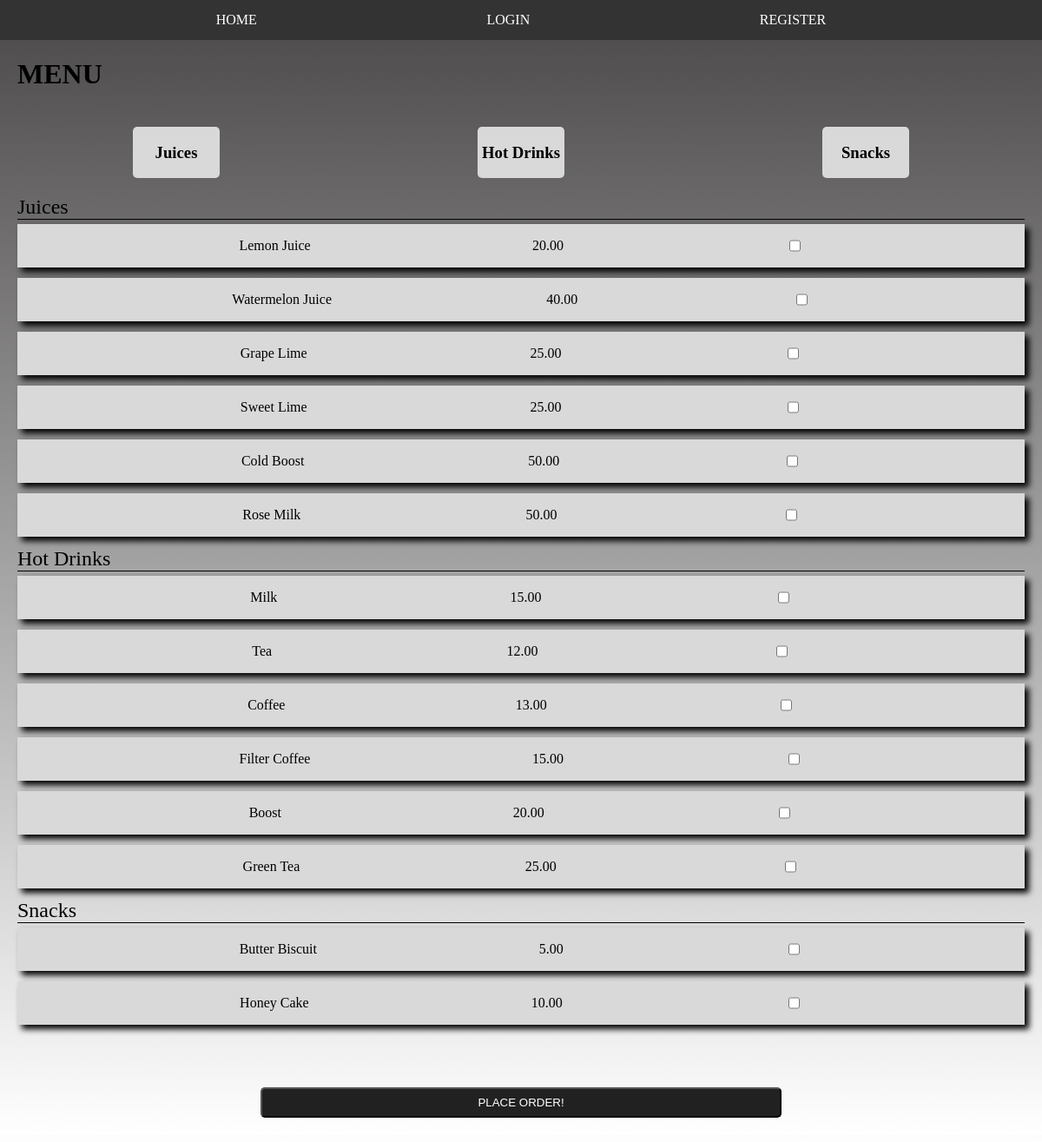
/order, run on the app's committed database.
### rishabs/models.py (models this page shows, shortened)
class MenuItem(models.Model):
    name = models.CharField(max_length=100)
    description = models.TextField()
    image = models.ImageField(upload_to='menu_images/')
    price = models.DecimalField(max_digits=5, decimal_places=2)
    category = models.ManyToManyField('Category', related_name='item')

### rishabs/views.py (the view)
# urls.py: path('order',views.order,name="order"),
def order(request):
    if request.method == "POST":
        order_items = {
            'items': []
        }
        items = request.POST.getlist('items[]')
        for item in items:
            menu_item = get_object_or_None(MenuItem, id=int(item))
            item_data = {
                'id': menu_item.pk,
                'name': menu_item.name,
                'price': menu_item.price
            }
            order_items['items'].append(item_data)
            price = 0
            item_ids = []
        for item in order_items['items']:
            price += item['price']
            item_ids.append(item['id'])
        order = OrderModel.objects.create(price=price)
        order.items.add(*item_ids)
        context = {
            'items': order_items['items'],
            'price': price
        }
        template = render_to_string('rishabs/email_template.html')
        email = EmailMessage(
            'Thanks for purchasing at Rishabs!',
            template,
            settings.EMAIL_HOST_USER,
            [request.user.email],
        )
        email.fail_silently=False
        email.send()
        return render(request, 'rishabs/order_confirmation.html', context)
    else:
        juice = MenuItem.objects.filter(category__name__contains='juice')
        hot_drinks = MenuItem.objects.filter(category__name__contains='hot_drinks')
        snacks = MenuItem.objects.filter(category__name__contains='snacks')
        context = {
            'juice': juice,
            'hot_drinks': hot_drinks,
            'snacks': snacks,
        }
        return render(request, 'rishabs/order.html', context)

### rishabs/templates/rishabs/order.html (shortened to what this page needs)
{% extends 'rishabs/layout2.html' %}
{% block content %}
<div>
        <form action="{% url 'order' %}" method="POST">
            <div class="main-body">
                <div class="header">
                    <div class="menu">
                        <h1>MENU</h1>
                    </div>
                    <div class="name">
                    </div>
                </div>
                <div class="options">
                    <div class="option">
                        <a class="option_a" href="#juices"><h3>Juices</h3></a>
                    </div>
                    <div class="option">
                        <a class="option_a" href="#hot"><h3>Hot Drinks</h3></a>
                    </div>
                    <div class="option">
                        <a class="option_a" href="#snack"><h3>Snacks</h3></a>
                    </div>
                </div>
                <div class="head">
                    <div class="head-name" id="juices">Juices</div>
                    {% for jui in juice %}
                    <div class="items">
                        <p>{{jui.name}}</p>
                        <p>{{jui.price}}</p>
                        <input type="checkbox" name="items[]" value="{{ jui.pk }}">
                    </div>
                    {% endfor %}
                    <div class="head-name" id="hot">Hot Drinks</div>
                    {% for hot in hot_drinks %}
                    <div class="items">
                        <p class="item_name">{{hot.name}}</p>
                        <p>{{hot.price}}</p>
                        <input type="checkbox" name="items[]" value="{{ hot.pk }}">
                    </div>
                    {% endfor %}
                    <div class="head-name" id="snack">Snacks</div>
                    {% for snack in snacks %}
                    <div class="items">
                        <p>{{snack.name}}</p>
                        <p>{{snack.price}}</p>
                        <input type="checkbox" name="items[]" value="{{ snack.pk }}">
                    </div>
                    {% endfor %}
                </div>
            <div>
                <button class="button2" type="submit">PLACE ORDER!</button>
            </div>
        </form>
    </div>
{% endblock %}

### rishabs/static/css/new.css (style rules this page uses)
body { margin: 0px; }
.main-body { margin: 0px; padding: 0px; display: flex; flex-direction: column; justify-content: center; background-image: linear-gradient(rgb(80, 78, 78),white); padding-bottom: 20px; text-align: center; }
.header { padding-left: 0px; padding-right: 0px; display: flex; align-items: center; }
.menu { padding-left: 20px; text-align: left; }
.name { flex:1; text-align: right; padding-right: 20px; }
.options { display: flex; flex: 1fr 1fr 1fr 1fr; gap:5px; margin-top: 20px; margin-bottom: 10px; justify-content: space-around; padding-left:7px; padding-right: 7px; }
.option { background-color: #d9d9d9; width:100px; border-radius: 5px; }
.head-name { text-align: left; margin-top: 10px; margin-left: 20px; margin-right: 20px; font-size: 1.5em; border-bottom: 1px solid; }
.items { text-align: left; margin-top: 5px; margin-left: 20px; margin-right: 20px; display: flex; justify-content:space-evenly; background-color: #d9d9d9; box-shadow: 5px 5px 7px black; margin-bottom: 12px; }
.head { padding-bottom: 60px; }
.button2 { width: 50%; padding: 0.5rem; border-radius: 5px; background-color: #212121; color: white; }
.option_a { text-decoration: none; background-color: black; color: black; }

### data on the page
MenuItem: name "Lemon Juice", price "20.00"
MenuItem: name "Watermelon Juice", price "40.00"
MenuItem: name "Grape Lime", price "25.00"
MenuItem: name "Sweet Lime", price "25.00"
MenuItem: name "Cold Boost", price "50.00"
MenuItem: name "Rose Milk", price "50.00"
MenuItem: name "Milk", price "15.00"
MenuItem: name "Tea", price "12.00"
MenuItem: name "Coffee", price "13.00"
MenuItem: name "Filter Coffee", price "15.00"
MenuItem: name "Boost", price "20.00"
MenuItem: name "Green Tea", price "25.00"
MenuItem: name "Butter Biscuit", price "5.00"
MenuItem: name "Honey Cake", price "10.00"
